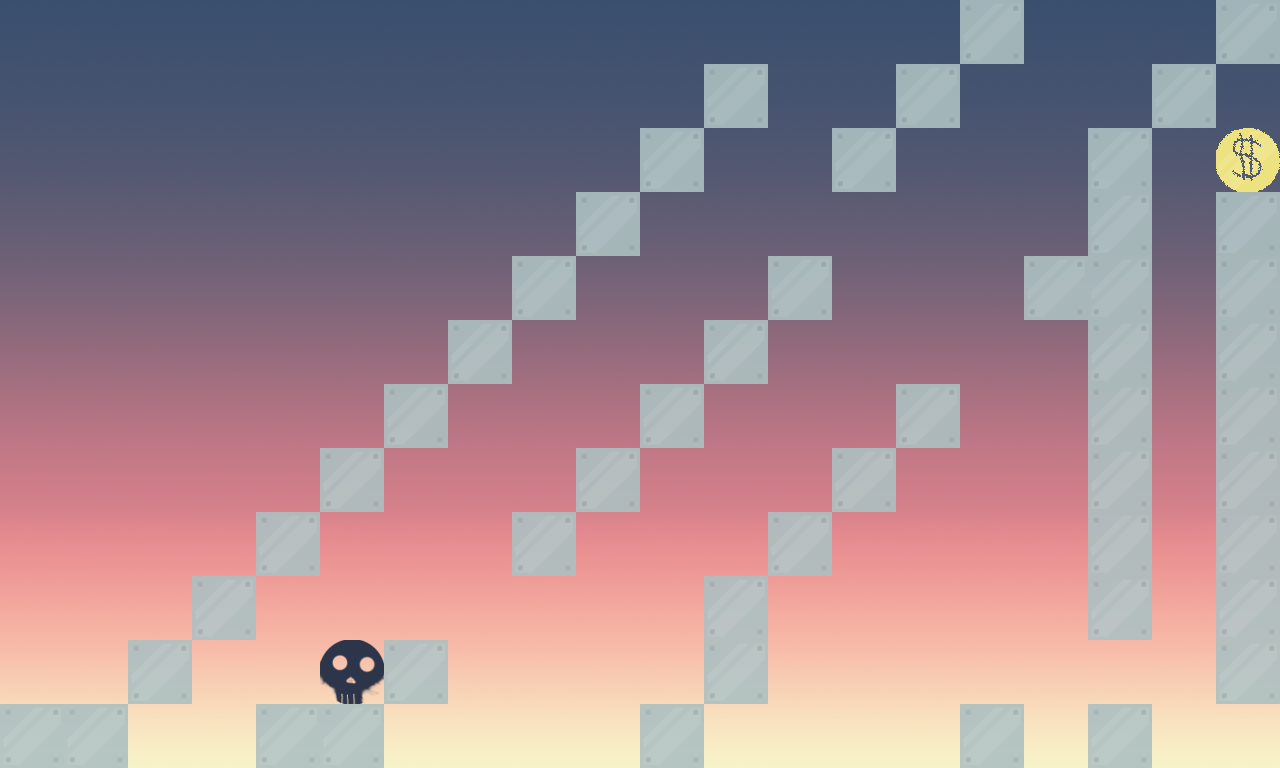

A 2D game scene composited from a Tiled map and its tileset images. What follows is a short description and the map's XML, with each tile layer's data collapsed to a summary:
An orthogonal 20x12 tile map with 64x64 px tiles, 2 tile layers (level, GameElement), 2 tilesets, 1 image layer and 33 objects.

<map version="1.0" orientation="orthogonal" renderorder="right-down" width="20" height="12" tilewidth="64" tileheight="64" nextobjectid="37">
 <tileset firstgid="1" name="level_tileset" tilewidth="64" tileheight="64" tilecount="1" columns="1">
  <image source="../assets/Tiles/level_tileset.png" trans="ff00ff" width="64" height="64" />
 </tileset>
 <tileset firstgid="2" name="GameElement_tileset" tilewidth="64" tileheight="64" tilecount="3" columns="3">
  <image source="../assets/Tiles/GameElement_tileset.png" trans="ff00ff" width="192" height="64" />
 </tileset>
 <imagelayer name="bg">
  <image source="../assets/BG/Sky/sky_pink_purple.png" />
 </imagelayer>
 <layer name="level" width="20" height="12" opacity="0.9">
  <data>[240 cells, 50 non-empty, 1 distinct tile ids]</data>
 </layer>
 <objectgroup name="objects">
  <object id="1" x="-4" y="706.667" width="129.333" height="61.3333" />
  <object id="2" x="128" y="641.333" width="64" height="64" />
  <object id="3" x="193.333" y="576" width="62.6667" height="65.3333" />
  <object id="4" x="258.667" y="513.333" width="61.3333" height="62.6667" />
  <object id="5" x="322.667" y="445.333" width="66.6667" height="66.6667" />
  <object id="6" x="385.333" y="384" width="62.6667" height="64" />
  <object id="7" x="449.333" y="324" width="62.6667" height="60" />
  <object id="8" x="510.667" y="258.667" width="66.6667" height="60" />
  <object id="9" x="574.667" y="189.333" width="65.3333" height="62.6667" />
  <object id="10" x="641.333" y="130.667" width="64" height="64" />
  <object id="11" x="704" y="64" width="61.3333" height="65.3333" />
  <object id="12" x="834.667" y="128" width="58.6667" height="64" />
  <object id="13" x="896" y="64" width="62.6667" height="61.3333" />
  <object id="14" x="961.333" y="2.66667" width="60" height="58.6667" />
  <object id="15" x="1216" y="0" width="61.3333" height="62.6667" />
  <object id="16" x="1152" y="65.3333" width="61.3333" height="58.6667" />
  <object id="20" x="1089.33" y="128" width="60" height="509.333" />
  <object id="21" x="1088" y="705.333" width="64" height="62.6667" />
  <object id="22" x="960" y="702.667" width="60" height="65.3333" />
  <object id="23" x="1217.33" y="194.667" width="62.6667" height="510.667" />
  <object id="24" x="897.333" y="385.333" width="62.6667" height="61.3333" />
  <object id="25" x="834.667" y="450.667" width="57.3333" height="62.6667" />
  <object id="26" x="769.333" y="509.333" width="61.3333" height="69.3333" />
  <object id="27" x="257.333" y="709.333" width="128" height="54.6667" />
  <object id="28" x="385.333" y="642.667" width="60" height="61.3333" />
  <object id="29" x="513.333" y="514.667" width="61.3333" height="60" />
  <object id="30" x="577.333" y="446.667" width="61.3333" height="65.3333" />
  <object id="31" x="640" y="385.333" width="64" height="61.3333" />
  <object id="32" x="702.667" y="320" width="62.6667" height="62.6667" />
  <object id="33" x="769.333" y="257.333" width="62.6667" height="60" />
  <object id="34" x="642.667" y="704" width="64" height="62.6667" />
  <object id="35" x="705.333" y="577.333" width="64" height="128" />
  <object id="36" x="1021.33" y="257.333" width="69.3333" height="62.6667" />
 </objectgroup>
 <layer name="GameElement" width="20" height="12">
  <data>[240 cells, 2 non-empty, 2 distinct tile ids]</data>
 </layer>
</map>